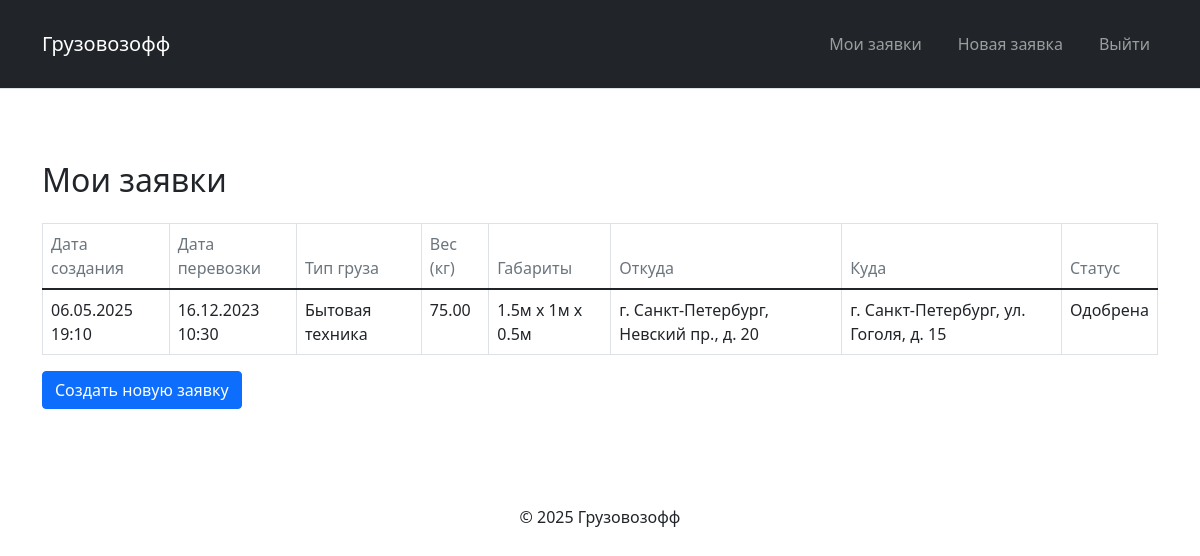
The app's page /orders.php (signed in) with its own data.
### tables this page shows
CREATE TABLE `orders` (
  `id` int(11) NOT NULL,
  `user_id` int(11) NOT NULL,
  `date_time` datetime NOT NULL,
  `weight` decimal(10,2) NOT NULL,
  `dimensions` varchar(50) NOT NULL,
  `cargo_type` varchar(50) NOT NULL,
  `from_address` varchar(200) NOT NULL,
  `to_address` varchar(200) NOT NULL,
  `status` enum('pending','approved','rejected') DEFAULT 'pending',
  `created_at` timestamp NULL DEFAULT CURRENT_TIMESTAMP
);

### orders.php (the view, shortened to what this page needs)
<?php
require_once 'includes/db.php';
$stmt = $db->prepare("SELECT * FROM orders WHERE user_id = ? ORDER BY created_at DESC");
$stmt->execute([$_SESSION['user_id']]);
$orders = $stmt->fetchAll();
include 'templates/header.php';
?>
<div class="container">
    <h2>Мои заявки</h2>
    <?php if (empty($orders)): ?>
        <div class="alert alert-info">У вас пока нет заявок</div>
    <?php else: ?>
        <div class="table-responsive">
            <table class="table table-bordered">
                <thead class="thead-dark">
                    <tr>
                        <th>Дата создания</th>
                        <th>Дата перевозки</th>
                        <th>Тип груза</th>
                        <th>Вес (кг)</th>
                        <th>Габариты</th>
                        <th>Откуда</th>
                        <th>Куда</th>
                        <th>Статус</th>
                    </tr>
                </thead>
                <tbody>
                    <?php foreach ($orders as $order): ?>
                    <tr>
                        <td><?= date('d.m.Y H:i', strtotime($order['created_at'])) ?></td>
                        <td><?= date('d.m.Y H:i', strtotime($order['date_time'])) ?></td>
                        <td><?= htmlspecialchars($order['cargo_type']) ?></td>
                        <td><?= $order['weight'] ?></td>
                        <td><?= htmlspecialchars($order['dimensions']) ?></td>
                        <td><?= htmlspecialchars($order['from_address']) ?></td>
                        <td><?= htmlspecialchars($order['to_address']) ?></td>
                        <td class="status-<?= $order['status'] ?>">
                            <?= $order['status'] === 'pending' ? 'На рассмотрении' :
                               ($order['status'] === 'approved' ? 'Одобрена' : 'Отклонена') ?>
                        </td>
                    </tr>
                    <?php endforeach; ?>
                </tbody>
            </table>
        </div>
    <?php endif; ?>
    <a href="/create_order.php" class="btn btn-primary">Создать новую заявку</a>
</div>
<?php include 'templates/footer.php'; ?>

### assets/css/style.css (style rules this page uses)
:root { --bg: #ffffff; --surface: #f8f9fa; --text: #212529; --text-secondary: #6c757d; --primary: #0d6efd; --primary-hover: #0b5ed7; --border: #dee2e6; --success: #198754; --error: #dc3545; --radius: 6px; --gap: 16px; }
* { margin: 0; padding: 0; box-sizing: border-box; }
body { font-family: system-ui, -apple-system, "Segoe UI", Roboto, sans-serif; background: var(--bg); color: var(--text); line-height: 1.5; padding: 0; margin: 0; }
.container { width: 100%; max-width: 1200px; padding: var(--gap); margin: 0 auto; }
.btn { display: inline-block; padding: 10px 16px; background: var(--primary); color: white; border: none; border-radius: var(--radius); font-size: 1rem; cursor: pointer; transition: background 0.2s; }
.table { width: 100%; border-collapse: collapse; margin: var(--gap) 0; }
.table th, .table td { padding: 12px; text-align: left; border-bottom: 1px solid var(--border); }
.table th { background: var(--surface); color: var(--text-secondary); font-weight: 500; }

### records on screen
orders: created_at "06.05.2025 19:10", date_time "16.12.2023 10:30", cargo_type "Бытовая техника", weight "75.00", dimensions "1.5м x 1м x 0.5м", from_address "г. Санкт-Петербург, Невский пр., д. 20", to_address "г. Санкт-Петербург, ул. Гоголя, д. 15", status "Одобрена"

### other values on screen
SITE_NAME "Грузовозофф"
